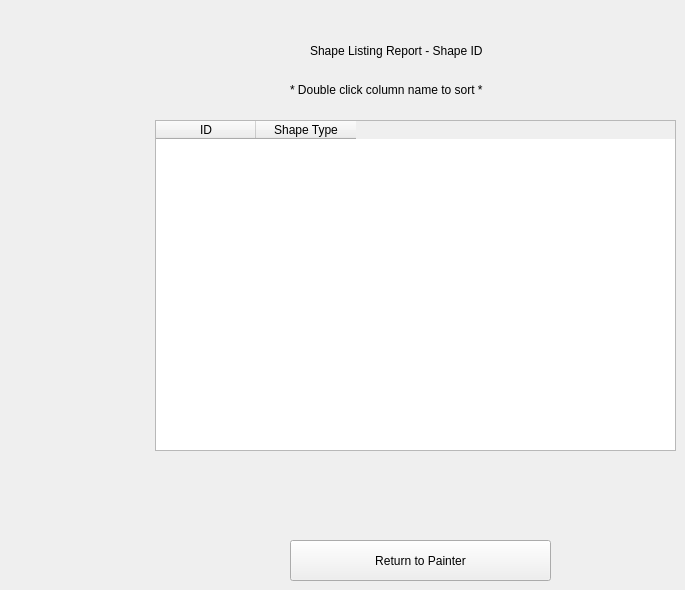
    <widget class="QWidget" name="reports_page">
     <widget class="QLabel" name="label">
      <property name="geometry">
       <rect>
        <x>310</x>
        <y>40</y>
        <width>211</width>
        <height>21</height>
       </rect>
      </property>
      <property name="text">
       <string>Shape Listing Report - Shape ID</string>
      </property>
     </widget>
     <widget class="QPushButton" name="pushButton">
      <property name="geometry">
       <rect>
        <x>290</x>
        <y>540</y>
        <width>261</width>
        <height>41</height>
       </rect>
      </property>
      <property name="text">
       <string>Return to Painter</string>
      </property>
     </widget>
     <widget class="QTableWidget" name="tableWidget">
      <property name="geometry">
       <rect>
        <x>155</x>
        <y>120</y>
        <width>521</width>
        <height>331</height>
       </rect>
      </property>
      <column>
       <property name="text">
        <string>ID</string>
       </property>
      </column>
      <column>
       <property name="text">
        <string>Shape Type</string>
       </property>
      </column>
     </widget>
     <widget class="QLabel" name="label_2">
      <property name="geometry">
       <rect>
        <x>290</x>
        <y>80</y>
        <width>231</width>
        <height>20</height>
       </rect>
      </property>
      <property name="text">
       <string>* Double click column name to sort *</string>
      </property>
     </widget>
    </widget>
